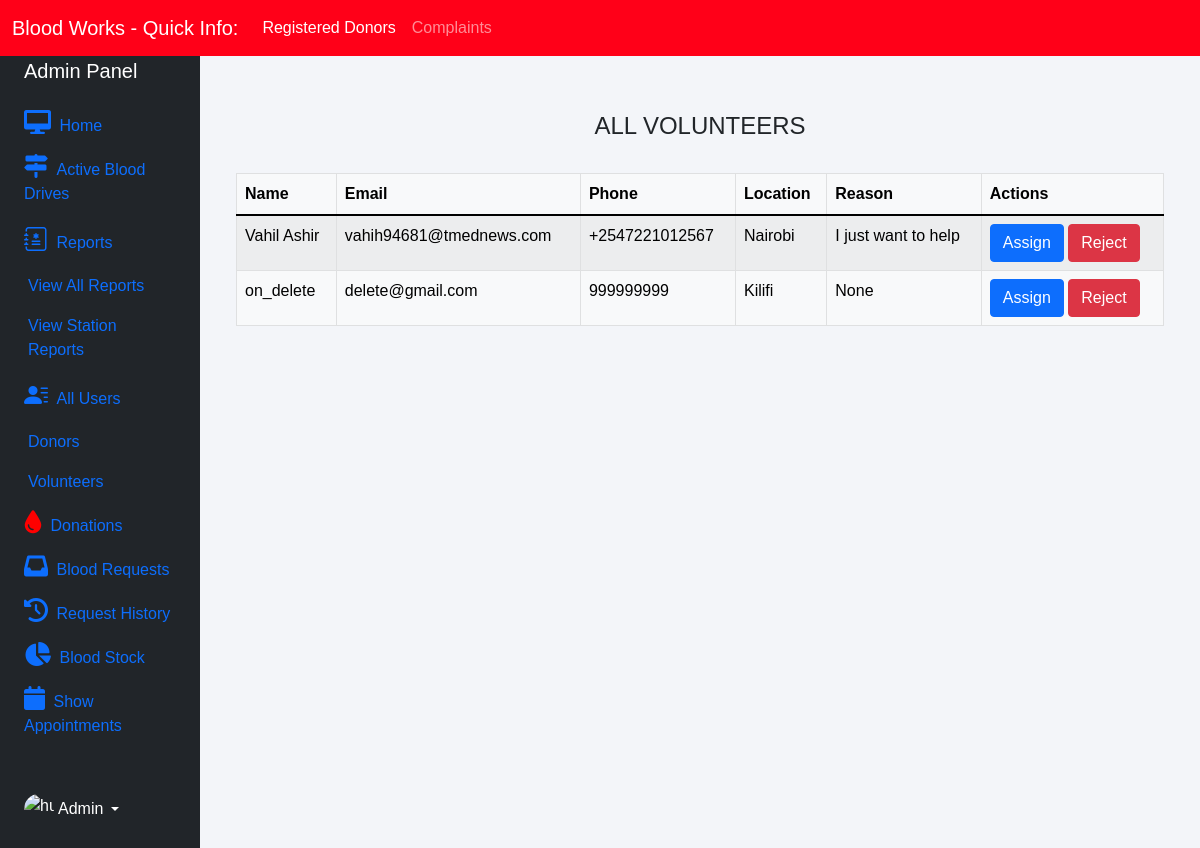
Screenshot of /admin-volunteers (signed in) with the database file from the repository.
### appointments/models.py (models this page shows, shortened)
class VolunteerRegistration(models.Model):
    volunteer_id = models.CharField(primary_key=True, default=uuid.uuid4(), max_length=20)
    user = models.OneToOneField(User, on_delete=models.CASCADE, default=2)
    name = models.CharField(max_length=100)
    email = models.EmailField()
    phone = models.CharField(validators=[phoneNumberRegex], unique=True, max_length=16)
    location = models.CharField(max_length=100, choices=counties)
    reason = models.CharField(max_length=500, default="")
    blood_drive = models.ForeignKey(BloodDrives, on_delete=models.CASCADE, null=True)

### blood/views.py (the view)
# urls.py: path('admin-volunteers', views.admin_volunteers_view, name='admin-volunteers'),
@login_required(login_url='adminlogin')
def admin_volunteers_view(request):
    volunteers = amodels.VolunteerRegistration.objects.all()
    return render(request, 'blood/admin_volunteers.html', {'volunteers': volunteers})

### templates/blood/admin_volunteers.html
{% extends 'blood/adminbase.html' %}
{% block content %}
{% load widget_tweaks %}
{%load static%}
<br><br>
<div class="container">
    <H4 class="text-center">ALL VOLUNTEERS</H4><br>
    <table class="table table-light table-hover table-bordered table-striped">
        <thead class="bg-info">
            <tr>
                <th scope="col">Name</th>
                <th scope="col">Email</th>
                <th scope="col">Phone</th>
                <th scope="col">Location</th>
                <th scope="col">Reason</th>
                <th scope="col">Actions</th>
            </tr>
        </thead>
        <tbody>
            {% for t in volunteers %}
            <tr>
                <td> {{t.name}}</td>
                <td>{{t.email}}</td>
                <td>{{t.phone}}</td>
                <td>{{t.location}}</td>
                <td>{{t.reason}}</td>
                <td class="text-right">
                     <a  class="btn btn-primary badge-pill" style="text-decoration: none;color: white;" href="{% url 'assign-volunteer' t.volunteer_id %}">Assign</a>
                    <a  class="btn btn-danger badge-pill" style="text-decoration: none;color: white;" href="{% url 'reject-volunteer' t.volunteer_id  %}">Reject</a>
                </td>
            </tr>
            {% endfor %}
        </tbody>
    </table>
</div>
{% endblock content %}

### templates/blood/adminbase.html (style rules this page uses)
* { margin: 0; padding: 0; box-sizing: border-box; list-style: none; text-decoration: none; font-family: 'Josefin Sans', sans-serif; }
body { background-color: #f3f5f9; }

### rows the page displays
VolunteerRegistration: name "Vahil Ashir", email "vahih94681@tmednews.com", phone "+2547221012567", location "Nairobi", reason "I just want to help"
VolunteerRegistration: name "on_delete", email "delete@gmail.com", phone "999999999", location "Kilifi", reason "None"
